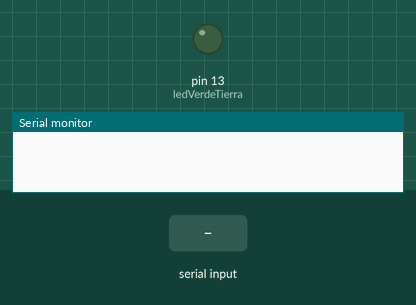
Simulated run of this sketch. Board: Arduino Uno, built with avr-gcc and run on an emulated ATmega328P. Parts: output pins drawn as LEDs (lit = HIGH), the last lines printed to the serial monitor. The test bench sets the inputs (shaded band).

Above: at 1.2 s.
1.3 s: "Parar\n" received over the second serial link
At 2.35 s:
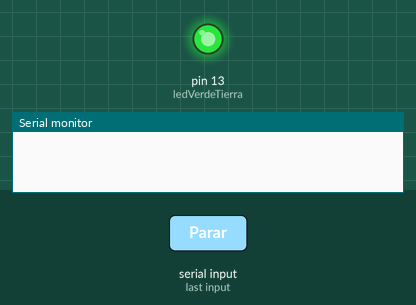
3.9 s: "Reanudar\n" received over the second serial link
At 5.9 s:
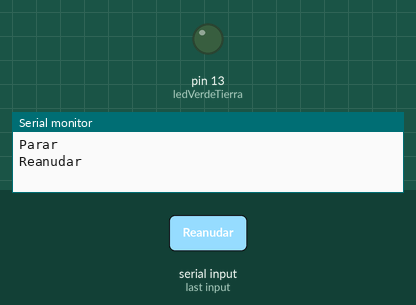
6.5 s: "Inicio\n" received over the second serial link
At 7.9 s:
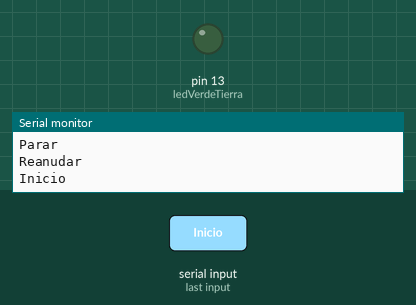
Timing chart, 0 to 9.5 s (numbered marks = the images above; inputs shaded):
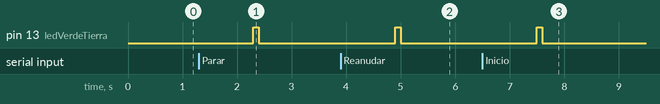

Measured:
- after the input at 1.3 s, pin 13 (ledVerdeTierra): LOW → HIGH after 1.0 s, → LOW 0.10 s later
- after the input at 3.9 s, pin 13 (ledVerdeTierra): LOW → HIGH after 1.0 s, → LOW 0.10 s later
- after the input at 6.5 s, pin 13 (ledVerdeTierra): LOW → HIGH after 1.0 s, → LOW 0.10 s later

The sketch:

ARDUINOTIERRA.ino.ino
```cpp
#include <SoftwareSerial.h>
SoftwareSerial mySerial(10, 11);
unsigned long nextMillis = 500;
const int ledVerdeTierra = 13;
void setup() {
   Serial.begin(9600);
   //Empieza la recepción de los datos:
   mySerial.begin(9600);
   pinMode(ledVerdeTierra, OUTPUT);
}
void loop() {
   //Creamos un código para comprobar que recibe correctamente los datos proporcionados:
   if (mySerial.available()) {
      String data = mySerial.readString();
      digitalWrite(ledVerdeTierra, HIGH);
      delay(100);
      digitalWrite(ledVerdeTierra, LOW);
      Serial.print(data);
      mySerial.println("Ok");
   }

   //Cogemos la orden dada desde los botones en la interfaz de Python y la enviamos al Arduino transmisor:
   if (Serial.available() > 0) {
    String data = Serial.readStringUntil('\n');
    data.trim();

    if (data == "Parar" || data == "Reanudar" || data == "Inicio") {
      mySerial.println(data);
}
   }
}
```
